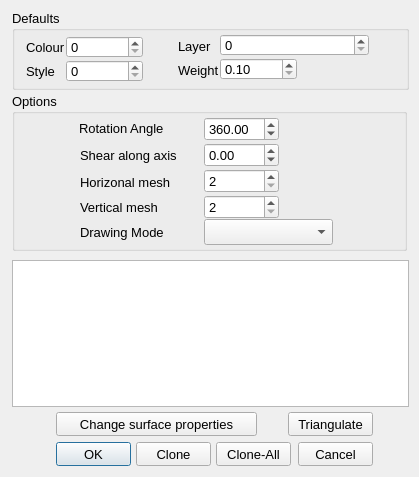
<?xml version="1.0" encoding="UTF-8"?>
<ui version="4.0">
 <class>SurfaceOfRev_Dialog</class>
 <widget class="QDialog" name="SurfaceOfRev_Dialog">
  <property name="geometry">
   <rect>
    <x>0</x>
    <y>0</y>
    <width>419</width>
    <height>477</height>
   </rect>
  </property>
  <property name="minimumSize">
   <size>
    <width>419</width>
    <height>477</height>
   </size>
  </property>
  <property name="maximumSize">
   <size>
    <width>419</width>
    <height>477</height>
   </size>
  </property>
  <property name="font">
   <font>
    <pointsize>10</pointsize>
   </font>
  </property>
  <property name="windowTitle">
   <string>Surface of revolution options</string>
  </property>
  <widget class="QPushButton" name="_2">
   <property name="enabled">
    <bool>true</bool>
   </property>
   <property name="geometry">
    <rect>
     <x>298</x>
     <y>442</y>
     <width>75</width>
     <height>24</height>
    </rect>
   </property>
   <property name="font">
    <font>
     <pointsize>10</pointsize>
    </font>
   </property>
   <property name="text">
    <string>Cancel</string>
   </property>
   <property name="autoDefault">
    <bool>false</bool>
   </property>
  </widget>
  <widget class="QPushButton" name="_113">
   <property name="enabled">
    <bool>true</bool>
   </property>
   <property name="geometry">
    <rect>
     <x>216</x>
     <y>442</y>
     <width>75</width>
     <height>24</height>
    </rect>
   </property>
   <property name="font">
    <font>
     <pointsize>10</pointsize>
    </font>
   </property>
   <property name="text">
    <string>Clone-All</string>
   </property>
   <property name="autoDefault">
    <bool>false</bool>
   </property>
  </widget>
  <widget class="QPushButton" name="_1">
   <property name="geometry">
    <rect>
     <x>56</x>
     <y>442</y>
     <width>75</width>
     <height>24</height>
    </rect>
   </property>
   <property name="font">
    <font>
     <pointsize>10</pointsize>
    </font>
   </property>
   <property name="text">
    <string>OK</string>
   </property>
   <property name="default">
    <bool>true</bool>
   </property>
  </widget>
  <widget class="QPushButton" name="_112">
   <property name="enabled">
    <bool>true</bool>
   </property>
   <property name="geometry">
    <rect>
     <x>136</x>
     <y>442</y>
     <width>75</width>
     <height>24</height>
    </rect>
   </property>
   <property name="font">
    <font>
     <pointsize>10</pointsize>
    </font>
   </property>
   <property name="text">
    <string>Clone</string>
   </property>
   <property name="autoDefault">
    <bool>false</bool>
   </property>
  </widget>
  <widget class="QPushButton" name="_110">
   <property name="enabled">
    <bool>true</bool>
   </property>
   <property name="geometry">
    <rect>
     <x>56</x>
     <y>412</y>
     <width>201</width>
     <height>24</height>
    </rect>
   </property>
   <property name="font">
    <font>
     <pointsize>10</pointsize>
    </font>
   </property>
   <property name="text">
    <string>Change surface properties</string>
   </property>
   <property name="autoDefault">
    <bool>false</bool>
   </property>
  </widget>
  <widget class="QGroupBox" name="groupBox">
   <property name="geometry">
    <rect>
     <x>12</x>
     <y>93</y>
     <width>395</width>
     <height>158</height>
    </rect>
   </property>
   <property name="title">
    <string>Options</string>
   </property>
   <widget class="QLabel" name="label_8">
    <property name="geometry">
     <rect>
      <x>68</x>
      <y>52</y>
      <width>121</width>
      <height>20</height>
     </rect>
    </property>
    <property name="font">
     <font>
      <pointsize>10</pointsize>
     </font>
    </property>
    <property name="text">
     <string>Shear along axis</string>
    </property>
   </widget>
   <widget class="QLabel" name="label_7">
    <property name="geometry">
     <rect>
      <x>67</x>
      <y>25</y>
      <width>121</width>
      <height>20</height>
     </rect>
    </property>
    <property name="font">
     <font>
      <pointsize>10</pointsize>
     </font>
    </property>
    <property name="text">
     <string>Rotation Angle</string>
    </property>
   </widget>
   <widget class="QLabel" name="label_9">
    <property name="geometry">
     <rect>
      <x>68</x>
      <y>79</y>
      <width>121</width>
      <height>20</height>
     </rect>
    </property>
    <property name="font">
     <font>
      <pointsize>10</pointsize>
     </font>
    </property>
    <property name="text">
     <string>Horizonal mesh</string>
    </property>
   </widget>
   <widget class="QLabel" name="label_10">
    <property name="geometry">
     <rect>
      <x>68</x>
      <y>104</y>
      <width>121</width>
      <height>20</height>
     </rect>
    </property>
    <property name="font">
     <font>
      <pointsize>10</pointsize>
     </font>
    </property>
    <property name="text">
     <string>Vertical mesh</string>
    </property>
   </widget>
   <widget class="QLabel" name="label_11">
    <property name="geometry">
     <rect>
      <x>68</x>
      <y>129</y>
      <width>121</width>
      <height>20</height>
     </rect>
    </property>
    <property name="font">
     <font>
      <pointsize>10</pointsize>
     </font>
    </property>
    <property name="text">
     <string>Drawing Mode</string>
    </property>
   </widget>
   <widget class="QComboBox" name="_108">
    <property name="geometry">
     <rect>
      <x>192</x>
      <y>126</y>
      <width>129</width>
      <height>26</height>
     </rect>
    </property>
    <property name="font">
     <font>
      <family>Lucida Grande</family>
      <pointsize>10</pointsize>
     </font>
    </property>
   </widget>
   <widget class="RCDoubleSpinBox" name="_104">
    <property name="geometry">
     <rect>
      <x>192</x>
      <y>24</y>
      <width>75</width>
      <height>24</height>
     </rect>
    </property>
    <property name="font">
     <font>
      <family>Lucida Grande</family>
      <pointsize>10</pointsize>
     </font>
    </property>
    <property name="decimals">
     <number>2</number>
    </property>
    <property name="minimum">
     <double>-100000.000000000000000</double>
    </property>
    <property name="maximum">
     <double>100000.000000000000000</double>
    </property>
    <property name="value">
     <double>360.000000000000000</double>
    </property>
   </widget>
   <widget class="RCDoubleSpinBox" name="_105">
    <property name="geometry">
     <rect>
      <x>192</x>
      <y>50</y>
      <width>75</width>
      <height>24</height>
     </rect>
    </property>
    <property name="font">
     <font>
      <family>Lucida Grande</family>
      <pointsize>10</pointsize>
     </font>
    </property>
    <property name="decimals">
     <number>2</number>
    </property>
    <property name="minimum">
     <double>-1000000000.000000000000000</double>
    </property>
    <property name="maximum">
     <double>100000000.000000000000000</double>
    </property>
   </widget>
   <widget class="RCIntegerSpinBox" name="_106">
    <property name="geometry">
     <rect>
      <x>192</x>
      <y>76</y>
      <width>75</width>
      <height>24</height>
     </rect>
    </property>
    <property name="font">
     <font>
      <family>Lucida Grande</family>
      <pointsize>10</pointsize>
     </font>
    </property>
    <property name="minimum">
     <number>2</number>
    </property>
    <property name="maximum">
     <number>1000</number>
    </property>
   </widget>
   <widget class="RCIntegerSpinBox" name="_107">
    <property name="geometry">
     <rect>
      <x>192</x>
      <y>102</y>
      <width>75</width>
      <height>24</height>
     </rect>
    </property>
    <property name="font">
     <font>
      <family>Lucida Grande</family>
      <pointsize>10</pointsize>
     </font>
    </property>
    <property name="minimum">
     <number>2</number>
    </property>
    <property name="maximum">
     <number>1000</number>
    </property>
   </widget>
  </widget>
  <widget class="QGroupBox" name="groupBox_3">
   <property name="geometry">
    <rect>
     <x>12</x>
     <y>10</y>
     <width>397</width>
     <height>80</height>
    </rect>
   </property>
   <property name="title">
    <string>Defaults</string>
   </property>
   <widget class="QPushButton" name="_1002">
    <property name="enabled">
     <bool>true</bool>
    </property>
    <property name="geometry">
     <rect>
      <x>134</x>
      <y>49</y>
      <width>24</width>
      <height>24</height>
     </rect>
    </property>
    <property name="toolTip">
     <string>Select Style</string>
    </property>
    <property name="statusTip">
     <string/>
    </property>
    <property name="text">
     <string/>
    </property>
    <property name="icon">
     <iconset resource="../RealCAD.qrc">
      <normaloff>:/images/PROPERTIES-styles.svg</normaloff>:/images/PROPERTIES-styles.svg</iconset>
    </property>
    <property name="iconSize">
     <size>
      <width>20</width>
      <height>20</height>
     </size>
    </property>
    <property name="autoDefault">
     <bool>false</bool>
    </property>
    <property name="flat">
     <bool>true</bool>
    </property>
   </widget>
   <widget class="QLabel" name="label_103">
    <property name="geometry">
     <rect>
      <x>166</x>
      <y>50</y>
      <width>41</width>
      <height>20</height>
     </rect>
    </property>
    <property name="font">
     <font>
      <pointsize>10</pointsize>
     </font>
    </property>
    <property name="text">
     <string>Weight</string>
    </property>
   </widget>
   <widget class="QPushButton" name="_1001">
    <property name="enabled">
     <bool>true</bool>
    </property>
    <property name="geometry">
     <rect>
      <x>360</x>
      <y>24</y>
      <width>24</width>
      <height>24</height>
     </rect>
    </property>
    <property name="toolTip">
     <string>Select Layer</string>
    </property>
    <property name="statusTip">
     <string/>
    </property>
    <property name="text">
     <string/>
    </property>
    <property name="icon">
     <iconset resource="../RealCAD.qrc">
      <normaloff>:/images/PROPERTIES-layers.svg</normaloff>:/images/PROPERTIES-layers.svg</iconset>
    </property>
    <property name="iconSize">
     <size>
      <width>20</width>
      <height>20</height>
     </size>
    </property>
    <property name="flat">
     <bool>true</bool>
    </property>
   </widget>
   <widget class="QSpinBox" name="_102">
    <property name="enabled">
     <bool>true</bool>
    </property>
    <property name="geometry">
     <rect>
      <x>54</x>
      <y>50</y>
      <width>77</width>
      <height>22</height>
     </rect>
    </property>
    <property name="font">
     <font>
      <family>Lucida Grande</family>
      <pointsize>10</pointsize>
     </font>
    </property>
    <property name="maximum">
     <number>255</number>
    </property>
   </widget>
   <widget class="QLabel" name="label_100">
    <property name="geometry">
     <rect>
      <x>14</x>
      <y>27</y>
      <width>43</width>
      <height>20</height>
     </rect>
    </property>
    <property name="font">
     <font>
      <pointsize>10</pointsize>
     </font>
    </property>
    <property name="text">
     <string>Colour</string>
    </property>
   </widget>
   <widget class="QLabel" name="label_102">
    <property name="geometry">
     <rect>
      <x>14</x>
      <y>51</y>
      <width>45</width>
      <height>20</height>
     </rect>
    </property>
    <property name="font">
     <font>
      <pointsize>10</pointsize>
     </font>
    </property>
    <property name="text">
     <string>Style</string>
    </property>
   </widget>
   <widget class="QPushButton" name="_1000">
    <property name="enabled">
     <bool>true</bool>
    </property>
    <property name="geometry">
     <rect>
      <x>134</x>
      <y>25</y>
      <width>24</width>
      <height>24</height>
     </rect>
    </property>
    <property name="toolTip">
     <string>Select Colour</string>
    </property>
    <property name="text">
     <string/>
    </property>
    <property name="icon">
     <iconset resource="../RealCAD.qrc">
      <normaloff>:/images/PROPERTIES-colours.svg</normaloff>:/images/PROPERTIES-colours.svg</iconset>
    </property>
    <property name="iconSize">
     <size>
      <width>20</width>
      <height>20</height>
     </size>
    </property>
    <property name="autoDefault">
     <bool>false</bool>
    </property>
    <property name="flat">
     <bool>true</bool>
    </property>
   </widget>
   <widget class="QSpinBox" name="_100">
    <property name="enabled">
     <bool>true</bool>
    </property>
    <property name="geometry">
     <rect>
      <x>54</x>
      <y>26</y>
      <width>77</width>
      <height>22</height>
     </rect>
    </property>
    <property name="font">
     <font>
      <family>Lucida Grande</family>
      <pointsize>10</pointsize>
     </font>
    </property>
    <property name="specialValueText">
     <string/>
    </property>
    <property name="maximum">
     <number>255</number>
    </property>
   </widget>
   <widget class="WeightSpinBox" name="_103">
    <property name="enabled">
     <bool>true</bool>
    </property>
    <property name="geometry">
     <rect>
      <x>208</x>
      <y>48</y>
      <width>77</width>
      <height>22</height>
     </rect>
    </property>
    <property name="font">
     <font>
      <family>Lucida Grande</family>
      <pointsize>10</pointsize>
     </font>
    </property>
    <property name="specialValueText">
     <string/>
    </property>
    <property name="minimum">
     <double>0.100000000000000</double>
    </property>
    <property name="maximum">
     <double>3.000000000000000</double>
    </property>
    <property name="singleStep">
     <double>0.100000000000000</double>
    </property>
   </widget>
   <widget class="LayerSpinBox" name="_101">
    <property name="enabled">
     <bool>true</bool>
    </property>
    <property name="geometry">
     <rect>
      <x>208</x>
      <y>24</y>
      <width>149</width>
      <height>22</height>
     </rect>
    </property>
    <property name="font">
     <font>
      <family>Lucida Grande</family>
      <pointsize>10</pointsize>
     </font>
    </property>
    <property name="suffix">
     <string/>
    </property>
    <property name="maximum">
     <number>2049</number>
    </property>
   </widget>
   <widget class="QPushButton" name="_1003">
    <property name="enabled">
     <bool>true</bool>
    </property>
    <property name="geometry">
     <rect>
      <x>288</x>
      <y>48</y>
      <width>24</width>
      <height>24</height>
     </rect>
    </property>
    <property name="toolTip">
     <string>Select Weight</string>
    </property>
    <property name="statusTip">
     <string/>
    </property>
    <property name="text">
     <string/>
    </property>
    <property name="icon">
     <iconset resource="../RealCAD.qrc">
      <normaloff>:/images/PROPERTIES-weights.svg</normaloff>:/images/PROPERTIES-weights.svg</iconset>
    </property>
    <property name="iconSize">
     <size>
      <width>20</width>
      <height>20</height>
     </size>
    </property>
    <property name="flat">
     <bool>true</bool>
    </property>
   </widget>
   <widget class="QLabel" name="label_101">
    <property name="geometry">
     <rect>
      <x>166</x>
      <y>26</y>
      <width>37</width>
      <height>20</height>
     </rect>
    </property>
    <property name="font">
     <font>
      <pointsize>10</pointsize>
     </font>
    </property>
    <property name="text">
     <string>Layer</string>
    </property>
   </widget>
  </widget>
  <widget class="QPushButton" name="_111">
   <property name="enabled">
    <bool>true</bool>
   </property>
   <property name="geometry">
    <rect>
     <x>288</x>
     <y>412</y>
     <width>85</width>
     <height>24</height>
    </rect>
   </property>
   <property name="font">
    <font>
     <pointsize>10</pointsize>
    </font>
   </property>
   <property name="text">
    <string>Triangulate</string>
   </property>
   <property name="autoDefault">
    <bool>false</bool>
   </property>
  </widget>
  <widget class="QGraphicsView" name="_109">
   <property name="geometry">
    <rect>
     <x>12</x>
     <y>260</y>
     <width>397</width>
     <height>147</height>
    </rect>
   </property>
   <property name="verticalScrollBarPolicy">
    <enum>Qt::ScrollBarAlwaysOff</enum>
   </property>
   <property name="horizontalScrollBarPolicy">
    <enum>Qt::ScrollBarAlwaysOff</enum>
   </property>
  </widget>
 </widget>
 <customwidgets>
  <customwidget>
   <class>RCDoubleSpinBox</class>
   <extends>QDoubleSpinBox</extends>
   <header>../RealCADQt/source/rcdoublespinbox.h</header>
  </customwidget>
  <customwidget>
   <class>RCIntegerSpinBox</class>
   <extends>QSpinBox</extends>
   <header>../RealCADQt/source/rcintegerspinbox.h</header>
  </customwidget>
  <customwidget>
   <class>WeightSpinBox</class>
   <extends>QDoubleSpinBox</extends>
   <header>../RealCADQt/source/weightspinbox.h</header>
  </customwidget>
  <customwidget>
   <class>LayerSpinBox</class>
   <extends>QSpinBox</extends>
   <header>../RealCADQt/source/layerspinbox.h</header>
  </customwidget>
 </customwidgets>
 <resources>
  <include location="../RealCAD.qrc"/>
 </resources>
 <connections/>
</ui>
